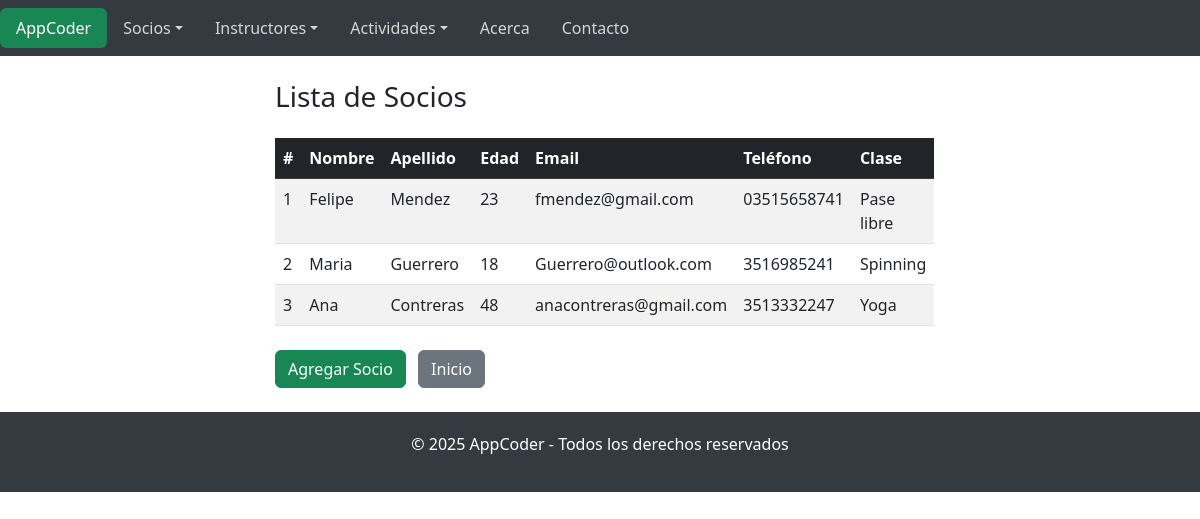
Page /socios/ on the earlier database version.
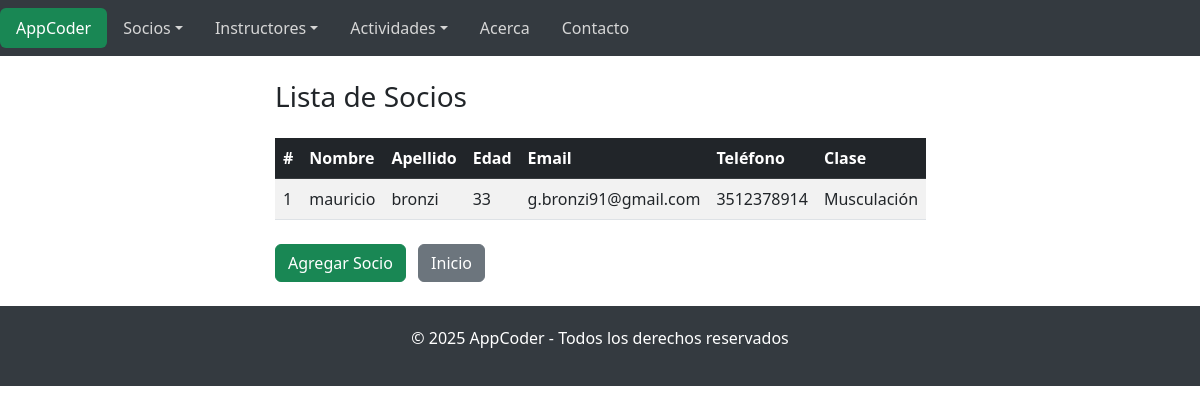
Same page on the later database version.
### AppCoder/models.py (models this page shows, shortened)
class Socio(models.Model):
    tipos_clases = [
        ('musculacion', 'Musculación'),
        ('spinning', 'Spinning'),
        ('yoga', 'Yoga'),
        ('bailoterapia', 'Bailoterapia'),
        ('natacion', 'Natación'),
        ('crossfit', 'Crossfit'),
        ('pase libre', 'Pase libre'),
    ]
    nombre = models.CharField(max_length=100)
    apellido = models.CharField(max_length=100)
    email = models.EmailField()
    edad = models.PositiveIntegerField()
    telefono = models.CharField(max_length=20)
    tipo_clase = models.CharField(max_length=20, choices=tipos_clases)

### AppCoder/views.py (the view)
# urls.py: path('socios/', views.lista_socios, name='lista_socios'),
def lista_socios(request):
    socios = Socio.objects.all()
    return render(request, 'AppCoder/lista_socios.html', {'socios': socios})

### AppCoder/templates/AppCoder/lista_socios.html (shortened to what this page needs)
{% extends "AppCoder/index.html" %}
{% load static %}
{% block cuerpo %}
    <div class="container my-4">
        <h3 class="mb-4">Lista de Socios</h3>
        <table class="table table-striped table-hover">
            <thead class="table-dark">
                <tr>
                    <th>#</th>
                    <th>Nombre</th>
                    <th>Apellido</th>
                    <th>Edad</th>
                    <th>Email</th>
                    <th>Teléfono</th>
                    <th>Clase</th>
                </tr>
            </thead>
            <tbody>
                {% for socio in socios %}
                <tr>
                    <td>{{ forloop.counter }}</td>
                    <td>{{ socio.nombre }}</td>
                    <td>{{ socio.apellido }}</td>
                    <td>{{ socio.edad }}</td>
                    <td>{{ socio.email }}</td>
                    <td>{{ socio.telefono }}</td>
                    <td>{{ socio.get_tipo_clase_display }}</td>
                </tr>
                {% endfor %}
            </tbody>
        </table>
        <div class="mt-4">
            <a href="{% url 'cargar_socio' %}" class="btn btn-success me-2">Agregar Socio</a>
            <a href="{% url 'index' %}" class="btn btn-secondary">Inicio</a>
        </div>
    </div>
{% endblock %}

### AppCoder/templates/AppCoder/index.html (shortened to what this page needs)
<!DOCTYPE html>
<html lang="es">
<head>
    <link href="https://cdn.jsdelivr.net/npm/bootstrap@5.3.0-alpha3/dist/css/bootstrap.min.css" rel="stylesheet">
    {% load static %}
    <link rel="stylesheet" href="{% static 'css/styles.css' %}">
</head>
<body>
    <nav class="navbar navbar-expand-lg navbar-dark" style="background-color: #343a40;">
        <div id="navbarNav">
            <ul class="nav nav-pills">
                <li class="nav-item">
                    <a class="nav-link active bg-success" aria-current="page" href="{% url 'index'%}">AppCoder</a>
                </li>
                <li class="nav-item dropdown">
                    <a class="nav-link dropdown-toggle" data-bs-toggle="dropdown" href="#" role="button" aria-expanded="false" style="color: #d6d6d6;">Socios</a>
                </li>
                <li class="nav-item dropdown">
                    <a class="nav-link dropdown-toggle" data-bs-toggle="dropdown" href="#" role="button" aria-expanded="false" style="color: #d6d6d6;">Instructores</a>
                </li>
                <li class="nav-item dropdown">
                    <a class="nav-link dropdown-toggle" data-bs-toggle="dropdown" href="#" role="button" aria-expanded="false" style="color: #d6d6d6;">Actividades</a>
                </li>
                <li class="nav-item">
                    <a class="nav-link" href="{% url 'acerca' %}" style="color: #d6d6d6;">Acerca</a>
                </li>
                <li class="nav-item">
                    <a class="nav-link" href="{% url 'contacto' %}" style="color: #d6d6d6;">Contacto</a>
                </li>
            </ul>
        </div>
    </nav>
    {% block cuerpo %}{% endblock %}
    <footer class="footer">
        <p>&copy; 2025 AppCoder - Todos los derechos reservados</p>
    </footer>
</body>
</html>

### AppCoder/static/css/styles.css (style rules this page uses)
:root, [data-bs-theme=light] { --bs-blue: #0d6efd; --bs-indigo: #6610f2; --bs-purple: #6f42c1; --bs-pink: #d63384; --bs-red: #dc3545; --bs-orange: #fd7e14; --bs-yellow: #ffc107; --bs-green: #198754; --bs-teal: #20c997; --bs-cyan: #0dcaf0; --bs-black: #000; --bs-white: #fff; --bs-gray: #6c757d; --bs-gray-dark: #343a40; --bs-gray-100: #f8f9fa; --bs-gray-200: #e9ecef; --bs-gray-300: #dee2e6; --bs-gray-400: #ced4da; --bs-gray-500: #adb5bd; --bs-gray-600: #6c757d; --bs-gray-700: #495057; --bs-gray-800: #343a40; --bs-gray-900: #212529; --bs-primary: #0d6efd; --bs-secondary: #6c757d; --bs-success: #198754; --bs-info: #0dcaf0; --bs-warning: #ffc107; --bs-danger: #dc3545; --bs-light: #f8f9fa; --bs-dark: #212529; --bs-primary-rgb: 13, 110, 253; --bs-secondary-rgb: 108, 117, 125; --bs-success-rgb: 25, 135, 84; --bs-info-rgb: 13, 202, 240; --bs-warning-rgb: 255, 193, 7; --bs-danger-rgb: 220, 53, 69; --bs-light-rgb: 248, 249, 250; --bs-dark-rgb: 33, 37, 41; --bs-primary-text-emphasis: #052c65; --bs-secondary-text-emphasis: #2b2f32; --bs-success-text-emphasis: #0a3622; --bs-info-text-emphasis: #055160; --bs-warning-text-emphasis: #664d03; --bs-danger-text-emphasis: #58151c; --bs-light-text-emphasis: #495057; --bs-dark-text-emphasis: #495057; --bs-primary-bg-subtle: #cfe2ff; --bs-secondary-bg-subtle: #e2e3e5; --bs-success-bg-subtle: #d1e7dd; --bs-info-bg-subtle: #cff4fc; --bs-warning-bg-subtle: #fff3cd; --bs-danger-bg-subtle: #f8d7da; --bs-light-bg-subtle: #fcfcfd; --bs-dark-bg-subtle: #ced4da; --bs-primary-border-subtle: #9ec5fe; --bs-secondary-border-subtle: #c4c8cb; --bs-success-border-subtle: #a3cfbb; --bs-info-border-subtle: #9eeaf9; --bs-warning-border-subtle: #ffe69c; --bs-danger-border-subtle: #f1aeb5; --bs-light-border-subtle: #e9ecef; --bs-dark-border-subtle: #adb5bd; --bs-white-rgb: 255, 255, 255; --bs-black-rgb: 0, 0, 0; --bs-font-sans-serif: system-ui, -apple-system, "Segoe UI", Roboto, "Helvetica Neue", "Noto Sans", "Liberation Sans", Arial, sans-serif, "Apple Color Emoji", "Segoe UI Emoji", "Segoe UI Symbol", "Noto Color Emoji"; --bs-font-monospace: SFMono-Regular, Menlo, Monaco, Consolas, "Liberation Mono", "Courier New", monospace; --bs-gradient: linear-gradient(180deg, rgba(255, 255, 255, 0.15), rgba(255, 255, 255, 0)); --bs-body-font-family: var(--bs-font-sans-serif); --bs-body-font-size: 1rem; --bs-body-font-weight: 400; --bs-body-line-height: 1.5; --bs-body-color: #212529; --bs-body-color-rgb: 33, 37, 41; --bs-body-bg: #fff; --bs-body-bg-rgb: 255, 255, 255; --bs-emphasis-color: #000; --bs-emphasis-color-rgb: 0, 0, 0; --bs-secondary-color: rgba(33, 37, 41, 0.75); --bs-secondary-color-rgb: 33, 37, 41; --bs-secondary-bg: #e9ecef; --bs-secondary-bg-rgb: 233, 236, 239; --bs-tertiary-color: rgba(33, 37, 41, 0.5); --bs-tertiary-color-rgb: 33, 37, 41; --bs-tertiary-bg: #f8f9fa; --bs-tertiary-bg-rgb: 248, 249, 250; --bs-heading-color: inherit; --bs-link-color: #0d6efd; --bs-link-color-rgb: 13, 110, 253; --bs-link-decoration: underline; --bs-link-hover-color: #0a58ca; --bs-link-hover-color-rgb: 10, 88, 202; --bs-code-color: #d63384; --bs-highlight-color: #212529; --bs-highlight-bg: #fff3cd; --bs-border-width: 1px; --bs-border-style: solid; --bs-border-color: #dee2e6; --bs-border-color-translucent: rgba(0, 0, 0, 0.175); --bs-border-radius: 0.375rem; --bs-border-radius-sm: 0.25rem; --bs-border-radius-lg: 0.5rem; --bs-border-radius-xl: 1rem; --bs-border-radius-xxl: 2rem; --bs-border-radius-2xl: var(--bs-border-radius-xxl); --bs-border-radius-pill: 50rem; --bs-box-shadow: 0 0.5rem 1rem rgba(0, 0, 0, 0.15); --bs-box-shadow-sm: 0 0.125rem 0.25rem rgba(0, 0, 0, 0.075); --bs-box-shadow-lg: 0 1rem 3rem rgba(0, 0, 0, 0.175); --bs-box-shadow-inset: inset 0 1px 2px rgba(0, 0, 0, 0.075); --bs-focus-ring-width: 0.25rem; --bs-focus-ring-opacity: 0.25; --bs-focus-ring-color: rgba(13, 110, 253, 0.25); --bs-form-valid-color: #198754; --bs-form-valid-border-color: #198754; --bs-form-invalid-color: #dc3545; --bs-form-invalid-border-color: #dc3545; }
.footer { background-color: #343a40; color: white; padding: 20px; text-align: center; }
.container { max-width: 650px; }
.container, .container-fluid, .container-lg, .container-md, .container-sm, .container-xl, .container-xxl { --bs-gutter-x: 1.5rem; --bs-gutter-y: 0; width: 100%; padding-right: calc(var(--bs-gutter-x)* .0); padding-left: calc(var(--bs-gutter-x)* .0); }

Differences in the rows shown:
removed Socio: nombre "Maria", apellido "Guerrero", edad "18", email "Guerrero@outlook.com", telefono "3516985241", tipo_clase "Spinning"
removed Socio: nombre "Ana", apellido "Contreras", edad "48", email "anacontreras@gmail.com", telefono "3513332247", tipo_clase "Yoga"
changed Socio: nombre "Felipe" → "mauricio"; apellido "Mendez" → "bronzi"; edad "23" → "33"; email "fmendez@gmail.com" → "g.bronzi91@gmail.com"; telefono "03515658741" → "3512378914"; tipo_clase "Pase libre" → "Musculación"
